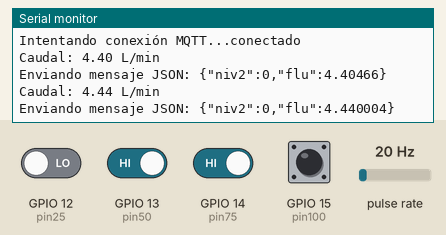
Simulated run of this sketch. Board: ESP32. Shown: the last lines printed to the serial monitor. Wiring (inferred from the names in the program): pulse sensor: data GPIO 4. Inputs (shaded band) come from the test bench; at power-on: GPIO 13 (pin50), GPIO 14 (pin75), GPIO 15 (pin100) HIGH, GPIO 12 (pin25) LOW, pulse rate 20 Hz. WiFi joins after 1.5 s; servers stay silent unless stated; no MQTT or app messages arrive unless stated.

Above: at 2.7 s.
2.8 s: pulse rate (sensor on GPIO 4) set to 4 Hz
At 4.1 s:
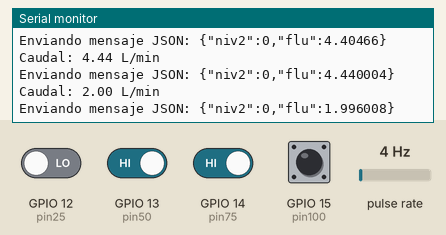
4.3 s: GPIO 12 (pin25) driven HIGH
At 5.2 s:
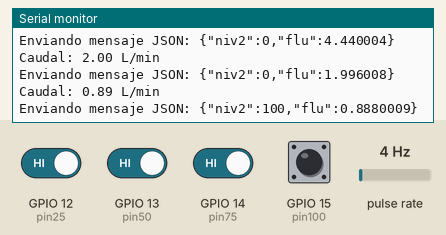
5.8 s: GPIO 13 (pin50) driven LOW
At 7.1 s:
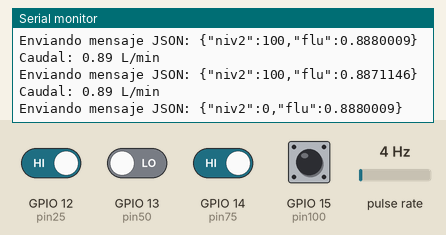
7.3 s: pulse rate (sensor on GPIO 4) set to 50 Hz
At 8.4 s:
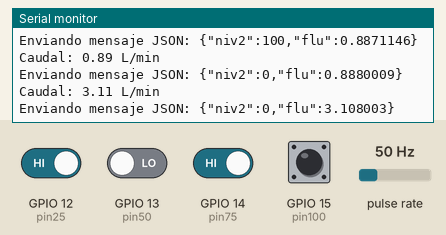
8.8 s: GPIO 13 (pin50) driven HIGH
At 10.1 s:
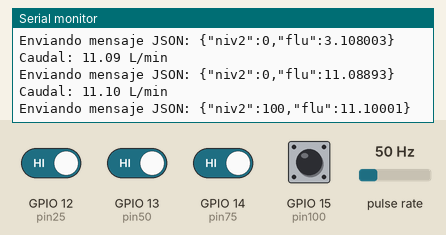
10.3 s: GPIO 14 (pin75) driven LOW
At 12.1 s:
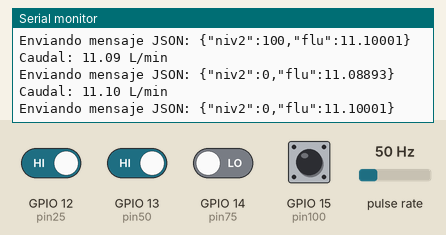
Timing chart, 0 to 12.8 s (numbered marks = the images above; inputs shaded):
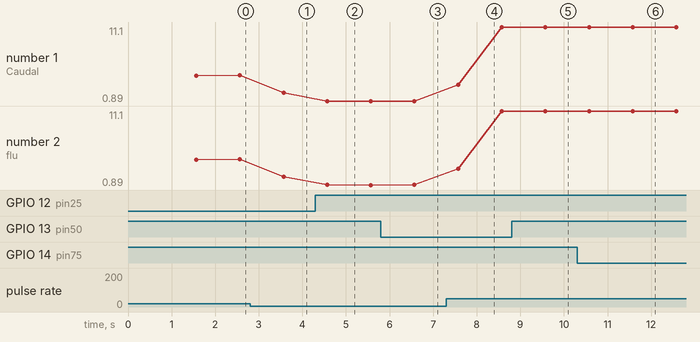

The sketch:

NivelDeAguayFlujoMQTT.ino
```cpp
#include <WiFi.h>
#include <PubSubClient.h>
#include <ArduinoJson.h>

// Configuración de WiFi
const char* ssid = "IZZI-D4D2";
const char* password = "COR202D4D2";

// Configuración de MQTT
const char* mqtt_server = "broker.hivemq.com";
const int mqtt_port = 1883;
const char* mqtt_topic = "100236950";

WiFiClient espClient;
PubSubClient client(espClient);

// Pines para las entradas
const int pin25 = 12; // GPIO 12 para 25%
const int pin50 = 13; // GPIO 13 para 50%
const int pin75 = 14; // GPIO 14 para 75%
const int pin100 = 15; // GPIO 15 para 100%

const int flowSensorPin = 4;  // Pin conectado al cable amarillo del sensor YF-S201
volatile uint32_t pulseCount = 0;
unsigned long oldTime = 0;
float calibrationFactor = 4.5;  // Factor de calibración para el YF-S201

void IRAM_ATTR pulseCounter() {
  pulseCount++;
}

void setup() {
  Serial.begin(115200);

  // Configurar pines de entrada
  pinMode(pin25, INPUT);
  pinMode(pin50, INPUT);
  pinMode(pin75, INPUT);
  pinMode(pin100, INPUT);

  // Configurar pin del sensor de flujo
  pinMode(flowSensorPin, INPUT_PULLUP);
  attachInterrupt(digitalPinToInterrupt(flowSensorPin), pulseCounter, FALLING);

  // Conexión a WiFi
  setup_wifi();

  // Configuración del cliente MQTT
  client.setServer(mqtt_server, mqtt_port);
  client.setCallback(callback);
}

void setup_wifi() {
  delay(10);
  Serial.println();
  Serial.print("Conectando a ");
  Serial.println(ssid);

  WiFi.begin(ssid, password);

  while (WiFi.status() != WL_CONNECTED) {
    delay(500);
    Serial.print(".");
  }

  Serial.println("");
  Serial.println("WiFi conectado");
  Serial.println("Dirección IP: ");
  Serial.println(WiFi.localIP());
}

void callback(char* topic, byte* payload, unsigned int length) {
  // Callback para mensajes entrantes (no utilizado en este ejemplo)
}

void reconnect() {
  // Reintenta conexión a MQTT hasta que tenga éxito
  while (!client.connected()) {
    Serial.print("Intentando conexión MQTT...");
    if (client.connect("ESP32CAMClient")) {
      Serial.println("conectado");
    } else {
      Serial.print("falló, rc=");
      Serial.print(client.state());
      Serial.println(" intentando en 5 segundos");
      delay(5000);
    }
  }
}

void loop() {
  if (!client.connected()) {
    reconnect();
  }
  client.loop();

  // Leer y enviar datos del sensor de flujo
  float flowRate = 0.0;
  if ((millis() - oldTime) > 1000) {  // Calcular cada segundo
    detachInterrupt(digitalPinToInterrupt(flowSensorPin));

    flowRate = ((1000.0 / (millis() - oldTime)) * pulseCount) / calibrationFactor;
    oldTime = millis();
    pulseCount = 0;

    Serial.print("Caudal: ");
    Serial.print(flowRate);
    Serial.println(" L/min");

    attachInterrupt(digitalPinToInterrupt(flowSensorPin), pulseCounter, FALLING);
  }

  // Leer las entradas
  int nivel = 0;
  if (digitalRead(pin25) == HIGH && digitalRead(pin50) == LOW && digitalRead(pin75) == LOW && digitalRead(pin100) == LOW) {
    nivel = 25;
  } else if (digitalRead(pin25) == HIGH && digitalRead(pin50) == HIGH && digitalRead(pin75) == LOW && digitalRead(pin100) == LOW) {
    nivel = 50;
  } else if (digitalRead(pin25) == HIGH && digitalRead(pin50) == HIGH && digitalRead(pin75) == HIGH && digitalRead(pin100) == LOW) {
    nivel = 75;
  } else if (digitalRead(pin25) == HIGH && digitalRead(pin50) == HIGH && digitalRead(pin75) == HIGH && digitalRead(pin100) == HIGH) {
    nivel = 100;
  } else if (digitalRead(pin25) == LOW && digitalRead(pin50) == LOW && digitalRead(pin75) == LOW && digitalRead(pin100) == LOW) {
    nivel = 0;
  }

  // Crear mensaje JSON
  StaticJsonDocument<200> jsonDoc;
  jsonDoc["niv2"] = nivel;
  jsonDoc["flu"] = flowRate;

  char buffer[200];
  size_t n = serializeJson(jsonDoc, buffer);

  Serial.print("Enviando mensaje JSON: ");
  Serial.println(buffer);

  client.publish(mqtt_topic, buffer, n);

  delay(1000); // Pequeño retraso para evitar spam de mensajes
}
```

Measured:
- after the input at 2.8 s, the serial monitor: prints a new line after 0.77 s (image 1)
- after the input at 4.3 s, the serial monitor: prints a new line after 0.27 s (image 2)
- after the input at 5.8 s, the serial monitor: prints a new line after 0.77 s (image 3)
- after the input at 7.3 s, the serial monitor: prints a new line after 0.27 s (image 4)
- after the input at 8.8 s, the serial monitor: prints a new line after 0.78 s (image 5)
- after the input at 10.3 s, the serial monitor: prints a new line after 1.3 s (image 6)
- plotted number 1: 0.89 → 11.09 after the input at 7.3 s
- plotted number 2: 4.44 → 2 after the input at 2.8 s, 2 → 0.89 after the input at 4.3 s, 0.89 → 11.09 after the input at 7.3 s
